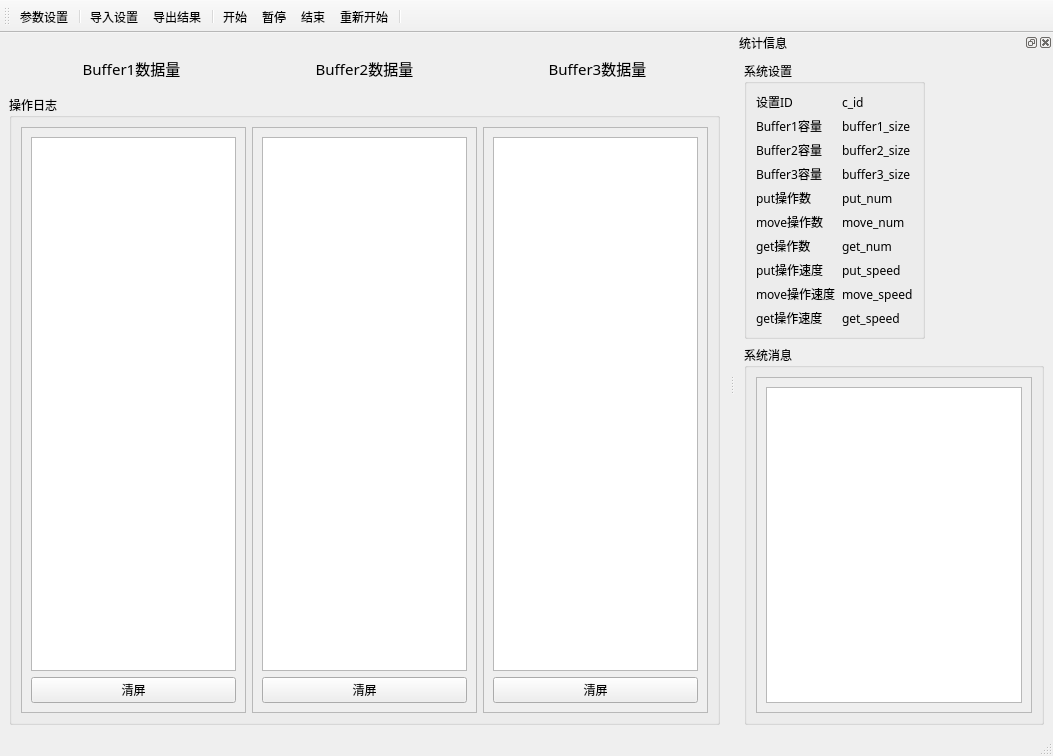
<?xml version="1.0" encoding="UTF-8"?>
<ui version="4.0">
 <class>MainWindow</class>
 <widget class="QMainWindow" name="MainWindow">
  <property name="geometry">
   <rect>
    <x>0</x>
    <y>0</y>
    <width>1053</width>
    <height>756</height>
   </rect>
  </property>
  <property name="font">
   <font>
    <family>华文中宋</family>
   </font>
  </property>
  <property name="windowTitle">
   <string>生产者消费者Demo</string>
  </property>
  <property name="windowIcon">
   <iconset resource="res.qrc">
    <normaloff>:/icons/assets/icons/logo.png</normaloff>:/icons/assets/icons/logo.png</iconset>
  </property>
  <property name="toolButtonStyle">
   <enum>Qt::ToolButtonTextUnderIcon</enum>
  </property>
  <widget class="QWidget" name="centralwidget">
   <layout class="QHBoxLayout" name="horizontalLayout_2">
    <item>
     <layout class="QGridLayout" name="gridLayout">
      <item row="0" column="0">
       <widget class="QWidget" name="panel_area" native="true">
        <property name="enabled">
         <bool>true</bool>
        </property>
        <property name="sizePolicy">
         <sizepolicy hsizetype="Preferred" vsizetype="Preferred">
          <horstretch>0</horstretch>
          <verstretch>0</verstretch>
         </sizepolicy>
        </property>
        <layout class="QHBoxLayout" name="horizontalLayout">
         <item>
          <layout class="QVBoxLayout" name="verticalLayout_2">
           <item>
            <widget class="ProgressBall" name="buffer1" native="true">
             <property name="sizePolicy">
              <sizepolicy hsizetype="Preferred" vsizetype="Preferred">
               <horstretch>0</horstretch>
               <verstretch>0</verstretch>
              </sizepolicy>
             </property>
             <property name="whatsThis">
              <string>Buffer1</string>
             </property>
            </widget>
           </item>
           <item>
            <widget class="QLabel" name="lab_buf1">
             <property name="font">
              <font>
               <family>华文中宋</family>
               <pointsize>11</pointsize>
              </font>
             </property>
             <property name="text">
              <string>Buffer1数据量</string>
             </property>
             <property name="alignment">
              <set>Qt::AlignCenter</set>
             </property>
            </widget>
           </item>
          </layout>
         </item>
         <item>
          <layout class="QVBoxLayout" name="verticalLayout_3">
           <item>
            <widget class="ProgressBall" name="buffer2" native="true">
             <property name="sizePolicy">
              <sizepolicy hsizetype="Preferred" vsizetype="Preferred">
               <horstretch>0</horstretch>
               <verstretch>0</verstretch>
              </sizepolicy>
             </property>
             <property name="whatsThis">
              <string>Buffer2</string>
             </property>
            </widget>
           </item>
           <item>
            <widget class="QLabel" name="lab_buf2">
             <property name="font">
              <font>
               <family>华文中宋</family>
               <pointsize>11</pointsize>
              </font>
             </property>
             <property name="text">
              <string>Buffer2数据量</string>
             </property>
             <property name="alignment">
              <set>Qt::AlignCenter</set>
             </property>
            </widget>
           </item>
          </layout>
         </item>
         <item>
          <layout class="QVBoxLayout" name="verticalLayout_4">
           <item>
            <widget class="ProgressBall" name="buffer3" native="true">
             <property name="sizePolicy">
              <sizepolicy hsizetype="Preferred" vsizetype="Preferred">
               <horstretch>0</horstretch>
               <verstretch>0</verstretch>
              </sizepolicy>
             </property>
             <property name="whatsThis">
              <string>Buffer3</string>
             </property>
            </widget>
           </item>
           <item>
            <widget class="QLabel" name="lab_buf3">
             <property name="font">
              <font>
               <family>华文中宋</family>
               <pointsize>11</pointsize>
              </font>
             </property>
             <property name="text">
              <string>Buffer3数据量</string>
             </property>
             <property name="alignment">
              <set>Qt::AlignCenter</set>
             </property>
            </widget>
           </item>
          </layout>
         </item>
        </layout>
       </widget>
      </item>
      <item row="1" column="0">
       <widget class="QGroupBox" name="groupBox">
        <property name="sizePolicy">
         <sizepolicy hsizetype="Preferred" vsizetype="Expanding">
          <horstretch>0</horstretch>
          <verstretch>0</verstretch>
         </sizepolicy>
        </property>
        <property name="title">
         <string>操作日志</string>
        </property>
        <layout class="QHBoxLayout" name="horizontalLayout_3">
         <item>
          <widget class="QScrollArea" name="scrollArea1">
           <property name="widgetResizable">
            <bool>true</bool>
           </property>
           <widget class="QWidget" name="scrollAreaWidgetContents1">
            <property name="geometry">
             <rect>
              <x>0</x>
              <y>0</y>
              <width>227</width>
              <height>539</height>
             </rect>
            </property>
            <layout class="QVBoxLayout" name="verticalLayout_7">
             <item>
              <widget class="QPlainTextEdit" name="plainText_log1">
               <property name="font">
                <font>
                 <family>方正姚体</family>
                 <pointsize>8</pointsize>
                </font>
               </property>
               <property name="readOnly">
                <bool>true</bool>
               </property>
              </widget>
             </item>
             <item>
              <widget class="QPushButton" name="btnClear1">
               <property name="text">
                <string>清屏</string>
               </property>
              </widget>
             </item>
            </layout>
           </widget>
          </widget>
         </item>
         <item>
          <widget class="QScrollArea" name="scrollArea2">
           <property name="widgetResizable">
            <bool>true</bool>
           </property>
           <widget class="QWidget" name="scrollAreaWidgetContents2">
            <property name="geometry">
             <rect>
              <x>0</x>
              <y>0</y>
              <width>226</width>
              <height>539</height>
             </rect>
            </property>
            <layout class="QVBoxLayout" name="verticalLayout_9">
             <item>
              <widget class="QPlainTextEdit" name="plainText_log2">
               <property name="font">
                <font>
                 <family>方正姚体</family>
                 <pointsize>8</pointsize>
                </font>
               </property>
               <property name="readOnly">
                <bool>true</bool>
               </property>
              </widget>
             </item>
             <item>
              <widget class="QPushButton" name="btnClear2">
               <property name="text">
                <string>清屏</string>
               </property>
              </widget>
             </item>
            </layout>
           </widget>
          </widget>
         </item>
         <item>
          <widget class="QScrollArea" name="scrollArea3">
           <property name="widgetResizable">
            <bool>true</bool>
           </property>
           <widget class="QWidget" name="scrollAreaWidgetContents3">
            <property name="geometry">
             <rect>
              <x>0</x>
              <y>0</y>
              <width>227</width>
              <height>539</height>
             </rect>
            </property>
            <layout class="QVBoxLayout" name="verticalLayout_10">
             <item>
              <widget class="QPlainTextEdit" name="plainText_log3">
               <property name="font">
                <font>
                 <family>方正姚体</family>
                 <pointsize>8</pointsize>
                </font>
               </property>
               <property name="readOnly">
                <bool>true</bool>
               </property>
              </widget>
             </item>
             <item>
              <widget class="QPushButton" name="btnClear3">
               <property name="text">
                <string>清屏</string>
               </property>
              </widget>
             </item>
            </layout>
           </widget>
          </widget>
         </item>
        </layout>
       </widget>
      </item>
     </layout>
    </item>
   </layout>
  </widget>
  <widget class="QMenuBar" name="menubar">
   <property name="geometry">
    <rect>
     <x>0</x>
     <y>0</y>
     <width>1053</width>
     <height>26</height>
    </rect>
   </property>
  </widget>
  <widget class="QStatusBar" name="statusbar"/>
  <widget class="QToolBar" name="toolBar">
   <property name="windowTitle">
    <string>toolBar</string>
   </property>
   <attribute name="toolBarArea">
    <enum>TopToolBarArea</enum>
   </attribute>
   <attribute name="toolBarBreak">
    <bool>false</bool>
   </attribute>
   <addaction name="actSetConfig"/>
   <addaction name="separator"/>
   <addaction name="actImportConfig"/>
   <addaction name="actExportResult"/>
   <addaction name="separator"/>
   <addaction name="actStart"/>
   <addaction name="actPasue"/>
   <addaction name="actTerminate"/>
   <addaction name="actRestart"/>
   <addaction name="separator"/>
  </widget>
  <widget class="QDockWidget" name="dockWidget">
   <property name="sizePolicy">
    <sizepolicy hsizetype="Fixed" vsizetype="Preferred">
     <horstretch>0</horstretch>
     <verstretch>0</verstretch>
    </sizepolicy>
   </property>
   <property name="windowTitle">
    <string>统计信息</string>
   </property>
   <attribute name="dockWidgetArea">
    <number>2</number>
   </attribute>
   <widget class="QWidget" name="dockWidgetContents">
    <layout class="QVBoxLayout" name="verticalLayout">
     <item>
      <widget class="QGroupBox" name="groupBox_3">
       <property name="sizePolicy">
        <sizepolicy hsizetype="Fixed" vsizetype="Fixed">
         <horstretch>0</horstretch>
         <verstretch>0</verstretch>
        </sizepolicy>
       </property>
       <property name="title">
        <string>系统设置</string>
       </property>
       <layout class="QFormLayout" name="formLayout">
        <item row="0" column="0">
         <widget class="QLabel" name="label_1">
          <property name="text">
           <string>设置ID</string>
          </property>
         </widget>
        </item>
        <item row="0" column="1">
         <widget class="QLabel" name="label_c_id">
          <property name="text">
           <string>c_id</string>
          </property>
         </widget>
        </item>
        <item row="1" column="0">
         <widget class="QLabel" name="label_3">
          <property name="text">
           <string>Buffer1容量</string>
          </property>
         </widget>
        </item>
        <item row="1" column="1">
         <widget class="QLabel" name="label_buffer1_size">
          <property name="text">
           <string>buffer1_size</string>
          </property>
         </widget>
        </item>
        <item row="2" column="0">
         <widget class="QLabel" name="label_6">
          <property name="text">
           <string>Buffer2容量</string>
          </property>
         </widget>
        </item>
        <item row="2" column="1">
         <widget class="QLabel" name="label_buffer2_size">
          <property name="text">
           <string>buffer2_size</string>
          </property>
         </widget>
        </item>
        <item row="3" column="0">
         <widget class="QLabel" name="label_8">
          <property name="text">
           <string>Buffer3容量</string>
          </property>
         </widget>
        </item>
        <item row="3" column="1">
         <widget class="QLabel" name="label_buffer3_size">
          <property name="text">
           <string>buffer3_size</string>
          </property>
         </widget>
        </item>
        <item row="4" column="0">
         <widget class="QLabel" name="label_10">
          <property name="text">
           <string>put操作数</string>
          </property>
         </widget>
        </item>
        <item row="4" column="1">
         <widget class="QLabel" name="label_put_num">
          <property name="text">
           <string>put_num</string>
          </property>
         </widget>
        </item>
        <item row="5" column="0">
         <widget class="QLabel" name="label_16">
          <property name="text">
           <string>move操作数</string>
          </property>
         </widget>
        </item>
        <item row="5" column="1">
         <widget class="QLabel" name="label_move_num">
          <property name="text">
           <string>move_num</string>
          </property>
         </widget>
        </item>
        <item row="6" column="0">
         <widget class="QLabel" name="label_12">
          <property name="text">
           <string>get操作数</string>
          </property>
         </widget>
        </item>
        <item row="6" column="1">
         <widget class="QLabel" name="label_get_num">
          <property name="text">
           <string>get_num</string>
          </property>
         </widget>
        </item>
        <item row="7" column="0">
         <widget class="QLabel" name="label_20">
          <property name="text">
           <string>put操作速度</string>
          </property>
         </widget>
        </item>
        <item row="7" column="1">
         <widget class="QLabel" name="label_put_speed">
          <property name="text">
           <string>put_speed</string>
          </property>
         </widget>
        </item>
        <item row="8" column="0">
         <widget class="QLabel" name="label_14">
          <property name="text">
           <string>move操作速度</string>
          </property>
         </widget>
        </item>
        <item row="8" column="1">
         <widget class="QLabel" name="label_move_speed">
          <property name="text">
           <string>move_speed</string>
          </property>
         </widget>
        </item>
        <item row="9" column="0">
         <widget class="QLabel" name="label_17">
          <property name="text">
           <string>get操作速度</string>
          </property>
         </widget>
        </item>
        <item row="9" column="1">
         <widget class="QLabel" name="label_get_speed">
          <property name="text">
           <string>get_speed</string>
          </property>
         </widget>
        </item>
       </layout>
      </widget>
     </item>
     <item>
      <widget class="QGroupBox" name="groupBox_2">
       <property name="sizePolicy">
        <sizepolicy hsizetype="Preferred" vsizetype="Expanding">
         <horstretch>0</horstretch>
         <verstretch>0</verstretch>
        </sizepolicy>
       </property>
       <property name="title">
        <string>系统消息</string>
       </property>
       <layout class="QVBoxLayout" name="verticalLayout_6">
        <item>
         <widget class="QScrollArea" name="scrollArea">
          <property name="sizePolicy">
           <sizepolicy hsizetype="Preferred" vsizetype="Preferred">
            <horstretch>0</horstretch>
            <verstretch>0</verstretch>
           </sizepolicy>
          </property>
          <property name="widgetResizable">
           <bool>true</bool>
          </property>
          <widget class="QWidget" name="scrollAreaWidgetContents">
           <property name="geometry">
            <rect>
             <x>0</x>
             <y>0</y>
             <width>274</width>
             <height>301</height>
            </rect>
           </property>
           <layout class="QVBoxLayout" name="verticalLayout_5">
            <item>
             <widget class="QPlainTextEdit" name="sysText_log">
              <property name="frameShape">
               <enum>QFrame::StyledPanel</enum>
              </property>
             </widget>
            </item>
           </layout>
          </widget>
         </widget>
        </item>
       </layout>
      </widget>
     </item>
    </layout>
   </widget>
  </widget>
  <action name="actSetConfig">
   <property name="icon">
    <iconset resource="res.qrc">
     <normaloff>:/icons/assets/icons/config.png</normaloff>:/icons/assets/icons/config.png</iconset>
   </property>
   <property name="text">
    <string>参数设置</string>
   </property>
   <property name="toolTip">
    <string>参数设置</string>
   </property>
  </action>
  <action name="actImportConfig">
   <property name="icon">
    <iconset resource="res.qrc">
     <normaloff>:/icons/assets/icons/import.png</normaloff>:/icons/assets/icons/import.png</iconset>
   </property>
   <property name="text">
    <string>导入设置</string>
   </property>
   <property name="toolTip">
    <string>导入设置</string>
   </property>
  </action>
  <action name="actExportResult">
   <property name="icon">
    <iconset resource="res.qrc">
     <normaloff>:/icons/assets/icons/export.png</normaloff>:/icons/assets/icons/export.png</iconset>
   </property>
   <property name="text">
    <string>导出结果</string>
   </property>
   <property name="toolTip">
    <string>导出结果</string>
   </property>
  </action>
  <action name="actStart">
   <property name="icon">
    <iconset resource="res.qrc">
     <normaloff>:/icons/assets/icons/start.png</normaloff>:/icons/assets/icons/start.png</iconset>
   </property>
   <property name="text">
    <string>开始</string>
   </property>
   <property name="toolTip">
    <string>开始</string>
   </property>
  </action>
  <action name="actPasue">
   <property name="icon">
    <iconset resource="res.qrc">
     <normaloff>:/icons/assets/icons/pause.png</normaloff>:/icons/assets/icons/pause.png</iconset>
   </property>
   <property name="text">
    <string>暂停</string>
   </property>
   <property name="toolTip">
    <string>暂停</string>
   </property>
  </action>
  <action name="actTerminate">
   <property name="icon">
    <iconset resource="res.qrc">
     <normaloff>:/icons/assets/icons/terminate.png</normaloff>:/icons/assets/icons/terminate.png</iconset>
   </property>
   <property name="text">
    <string>结束</string>
   </property>
   <property name="toolTip">
    <string>结束</string>
   </property>
  </action>
  <action name="actRestart">
   <property name="icon">
    <iconset resource="res.qrc">
     <normaloff>:/icons/assets/icons/restart.png</normaloff>:/icons/assets/icons/restart.png</iconset>
   </property>
   <property name="text">
    <string>重新开始</string>
   </property>
   <property name="toolTip">
    <string>重新开始</string>
   </property>
  </action>
 </widget>
 <customwidgets>
  <customwidget>
   <class>ProgressBall</class>
   <extends>QWidget</extends>
   <header>progressball.h</header>
   <container>1</container>
  </customwidget>
 </customwidgets>
 <resources>
  <include location="res.qrc"/>
 </resources>
 <connections/>
</ui>
